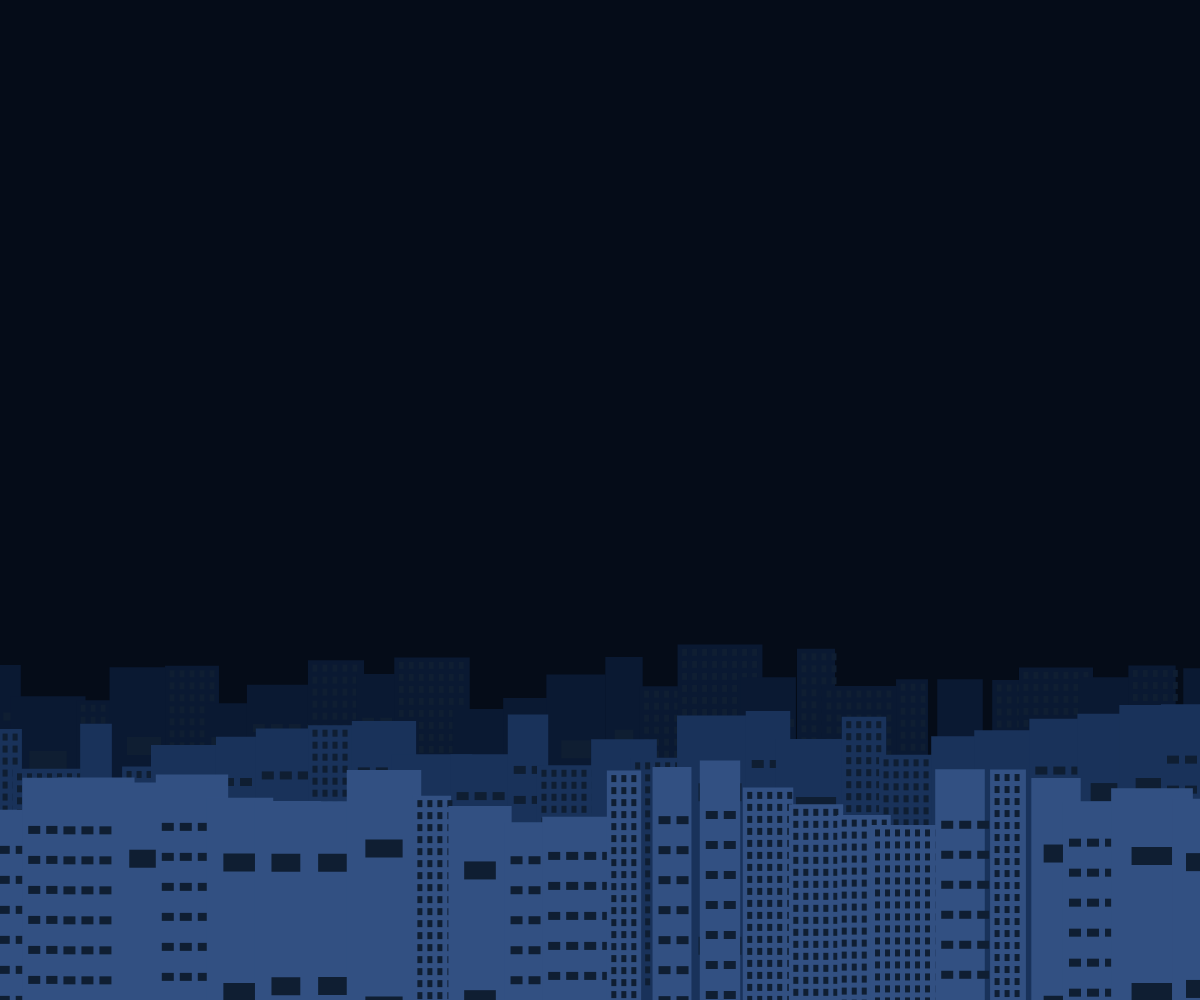
Frame 1 (no input)
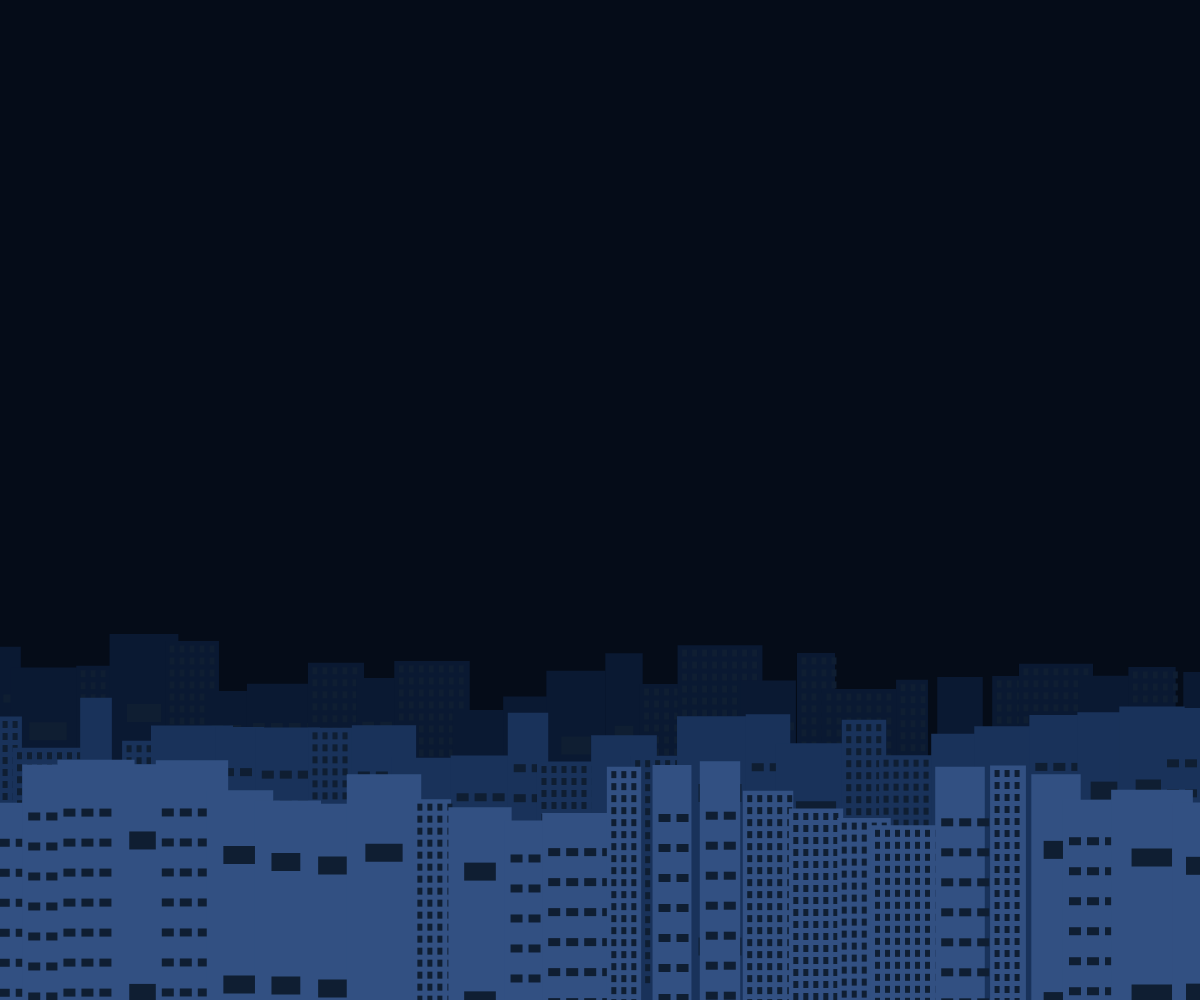
Frame 60 (no input)
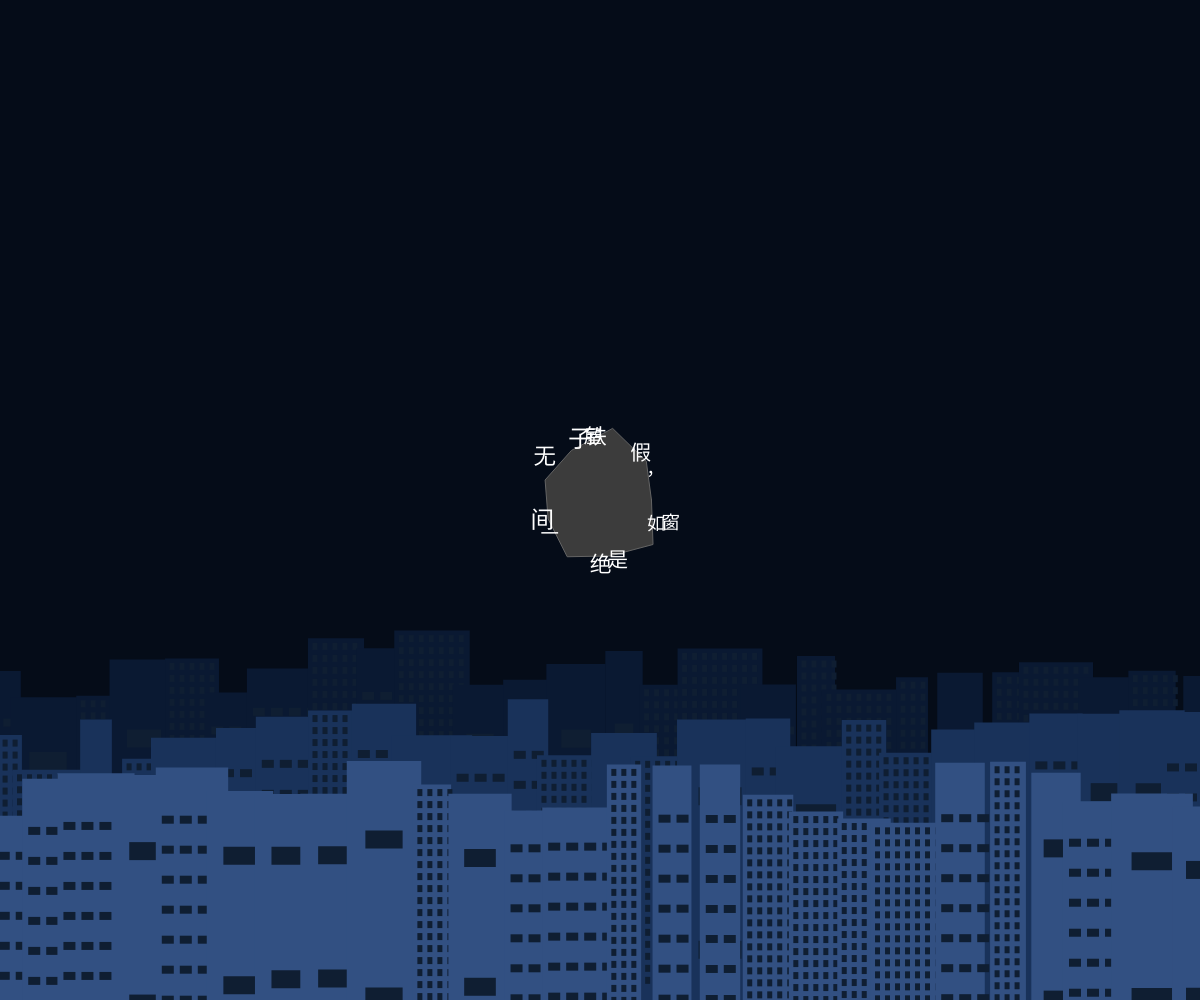
Frame 120 (the mouse pressed at the canvas centre since frame 60)

The p5.js sketch that drew these frames (run headless with seeded random() and noise() and a simulated clock; from frame 60 on, the mouse is pressed at the canvas centre):

// p5.js sketch
// ── sketch.js
// ===============================
// 一、全局状态与数据容器
// 管理场景中的主要对象：建筑层、石头、涟漪、文字
// ===============================
let layers = [[], [], []];   // 三层背景建筑
let stones = [];             // 已释放的石头
let ripples = [];            // 水面扩散的涟漪
let floatingWords = [];      // 浮在水面上排版后的文字
let FRAME = 0;   // ← 新增：手动帧计数器

// 鲁迅文本（作为被“抛掷”的思想内容）
let luXunText =
  "假如一间铁屋子，是绝无窗户而万难破毁的，里面有许多熟睡的人，不久都要闷死了；然而现在还没有觉醒的可能。你大嚷起来，惊起了较为清醒的几个人，使这不幸的少数者来受无可挽救的临终苦楚。你倒以为对得起他们么？然而几个人既然起来，你不能说决没有毁坏这铁屋的希望。你要知道，铁屋子是可以打破的。假如有一个人，能够在屋外用力地敲打铁屋子，虽然他不能立刻把它打破，然而总有一天，他的力量会使铁屋子震动得支离破碎的。有时候仍不免呐喊几声，聊以慰藉那在寂寞里奔驰的猛士，使他不惮于前驱。我便觉得医学并非一件紧要事，凡是愚弱的国民，即使体格如何健全，如何茁壮，也只能做毫无意义的示众的材料和看客，病死多少是不必以为不幸的。说到希望，却是不能抹杀的，因为希望是在于将来，决不能以我之必无的证明，来折服了他之所谓可有。";

// 当前正在蓄力的石头
let chargingStone = null;

// 全局文字索引（保证文字顺序不重复）
let globalTextIndex = 0;

// 海平面基础高度
const SEA_BASE_Y = 180;


// ===============================
// 二、文字排版与时间控制参数
// 控制水面文字的排列、停留时间和淡入淡出
// ===============================
const CHAR_SPACING = 30;
const LINE_HEIGHT = 45;
const MARGIN_X = 80;

const DISPLAY_DURATION = 10000; // 文字在水面停留 10 秒
const FADE_TIME = 1000;         // 前后各 1 秒淡入淡出


// ===============================
// 九、Building & Ripple 类
// 环境系统：城市背景 + 水波反馈
// ===============================
class Building {
  constructor(x, layerIndex) {
    this.baseX = x;
    this.type = random(["office", "home", "school"]);
    this.w = random(30, 86);
    this.h = random(220, 340);
    this.glowIntensity = 0;
    this.y = 0;
  }

  update(l, ripples, stones) {
    let t = FRAME * 0.02;

    // 1. 浪头推进（向岸）
    let waveSpeed = 0.6;
    let waveLength = 420;
    let waveFront =
      (t * waveSpeed * waveLength) % (width + waveLength) - waveLength;

    let dToFront = this.baseX - waveFront;

    // 2. 拍岸浪
    let shoreWave = 0;
    if (dToFront > 0 && dToFront < waveLength) {
      let p = dToFront / waveLength;
      let crest = sin(p * PI);
      let impact = pow(crest, 1.6);
      let shoreBoost = map(l, 0, 2, 1.2, 0.6);
      shoreWave = impact * 28 * shoreBoost;
    }

    // 3. 退潮回落
    let retreat = sin(t * 0.6 + this.baseX * 0.015) * 6;

    // 4. 石头涟漪（保留原逻辑）
    let rippleShift = 0;
    this.glowIntensity = 0;

    for (let r of ripples) {
      let d = abs(this.baseX - r.x);
      let distToWave = abs(d - r.r);
      if (distToWave < 120) {
        let weight = map(distToWave, 0, 120, 1, 0);
        rippleShift +=
          sin(distToWave * 0.1 - PI / 2) *
          r.strength *
          weight;
        this.glowIntensity +=
          weight * (r.strength / 100) * 255;
      }
    }

    this.y =
      height -
      SEA_BASE_Y +
      l * 55 -
      shoreWave +
      retreat +
      rippleShift;
  }


  display(col) {
    push();
    translate(this.baseX, this.y);
    noStroke();
    fill(col);
    rect(0, 0, this.w, this.h);

    let g = constrain(this.glowIntensity, 10, 255);
    if (g > 30) {
      drawingContext.shadowBlur = g / 12;
      drawingContext.shadowColor = `rgba(255,255,180,${g / 255})`;
      fill(255, 255, 200, g);
    } else {
      fill(15, 30, 50);
    }

    if (this.type === "office") {
      for (let i = -this.w / 2 + 7; i < this.w / 2; i += 10)
        for (let j = -this.h / 2 + 8; j < this.h / 2; j += 12)
          rect(i, j, 5, 7);
    } else if (this.type === "home") {
      rect(0, -this.h / 4, this.w / 2, 18);
      rect(0, this.h / 4, this.w / 2, 18);
    } else if (this.type === "school") {
      for (let j = -this.h / 3; j <= this.h / 3; j += 30)
        for (let i = -this.w / 2 + 12; i < this.w / 2; i += 18)
          rect(i, j, 12, 8);
    }
    pop();
  }
}

class Ripple {
  constructor(x, size) {
    this.x = x;
    this.r = 0;
    this.maxR = width * 1.5;
    this.strength = map(size, 15, 80, 20, 100);
    this.speed = 2.8;
  }
  update() {
    this.r += this.speed;
    this.strength *= 0.99;
  }
  finished() {
    return this.strength < 0.2 || this.r > this.maxR;
  }
}

// 三、初始化场景
// 创建画布并生成三层建筑
// ===============================
function setup() {
  createCanvas(windowWidth, windowHeight);
  rectMode(CENTER);
  textAlign(CENTER, CENTER);
  textFont("serif");

  // 初始化三层建筑背景
  for (let l = 0; l < 3; l++) {
    let count = 25;
    let spacing = width / count;
    for (let i = 0; i < count + 5; i++) {
      layers[l].push(new Building(i * spacing, l));
    }
  }
}


// ===============================
// 四、主循环 draw()
// 控制所有动态元素的更新与绘制顺序
// ===============================
function draw() {
  FRAME++;                 // ← 新增这一行
  background(5, 12, 24);


  // 1. 更新并清理水面涟漪
  for (let i = ripples.length - 1; i >= 0; i--) {
    ripples[i].update();
    if (ripples[i].finished()) ripples.splice(i, 1);
  }

  // 2. 绘制并更新三层建筑（受涟漪影响）
  let layerColors = [color(10, 25, 50), color(25, 50, 90), color(50, 80, 130)];
  for (let l = 0; l < 3; l++) {
    for (let b of layers[l]) {
      b.update(l, ripples, stones);
      b.display(layerColors[l]);
    }
  }

  // 3. 鼠标按住时：蓄力生成石头并吸附文字
  if (mouseIsPressed) {
    if (!chargingStone) chargingStone = new Stone(mouseX, mouseY);
    chargingStone.grow();
    chargingStone.update();
    chargingStone.display();
  }

  // 4. 更新已释放的石头（下落、入水、触发涟漪）
  for (let i = stones.length - 1; i >= 0; i--) {
    stones[i].update();
    stones[i].display();

    let surfaceY = getSeaSurfaceY(stones[i].pos.x);

    // 石头首次触水
    if (!stones[i].hitWater && stones[i].pos.y > surfaceY) {
      stones[i].hitWater = true;

      // 生成涟漪
      ripples.push(new Ripple(stones[i].pos.x, stones[i].size));

      // 将文字转移到水面排版系统
      for (let w of stones[i].words) {
        w.initFloating(surfaceY);
        floatingWords.push(w);
      }
      stones[i].words = [];
    }

    if (stones[i].isOffScreen()) stones.splice(i, 1);
  }

  // 5. 更新水面排版文字（位置 + 淡入淡出 + 生命周期）
  for (let i = floatingWords.length - 1; i >= 0; i--) {
    floatingWords[i].updateFloating();
    floatingWords[i].display();

    if (floatingWords[i].isDead()) {
      floatingWords.splice(i, 1);
    }
  }
}


// ===============================
// 五、交互控制
// 鼠标释放时正式抛出石头
// ===============================
function mouseReleased() {
  if (chargingStone) {
    chargingStone.release();
    stones.push(chargingStone);
    chargingStone = null;
  }
}


// ===============================
// 六、辅助函数
// 根据 x 坐标获取当前海面高度
// ===============================
function getSeaSurfaceY(x) {
  let nearest = null;
  let minDist = Infinity;
  for (let b of layers[0]) {
    let d = abs(b.baseX - x);
    if (d < minDist) {
      minDist = d;
      nearest = b;
    }
  }
  return nearest ? nearest.y - nearest.h / 2 - 20 : height - SEA_BASE_Y;
}


// ===============================
// 七、Word 类
// 单个文字：围绕石头旋转 → 入水 → 水面排版 → 消失
// ===============================
class Word {
  constructor(char, stoneSize, orderIndex) {
    this.char = char;
    this.orderIndex = orderIndex;

    this.angle = random(TWO_PI);
    this.dist = stoneSize * 1.2;
    this.rotSpeed = random(0.04, 0.1);

    this.textSize = random(18, 24);
    this.pos = createVector(0, 0);

    this.isFloating = false;
    this.targetPos = createVector(0, 0);
    this.lerpProgress = 0;
    this.noiseOffset = random(1000);

    this.startTime = 0;
    this.alpha = 0;
  }

  // 跟随石头旋转
  updateWithStone(stonePos, stoneSize) {
    this.angle += this.rotSpeed;
    this.dist = lerp(this.dist, stoneSize * 1.1, 0.1);
    this.pos.x = stonePos.x + cos(this.angle) * this.dist;
    this.pos.y = stonePos.y + sin(this.angle) * this.dist;
  }

  // 入水后计算排版目标位置
  initFloating(surfaceY) {
    this.isFloating = true;
    this.startTime = millis();
    this.lerpProgress = 0;

    let availableWidth = width - MARGIN_X * 2;
    let charsPerLine = floor(availableWidth / CHAR_SPACING);

    let col = this.orderIndex % charsPerLine;
    let row = floor(this.orderIndex / charsPerLine);

    this.targetPos.x = MARGIN_X + col * CHAR_SPACING;
    this.targetPos.y = surfaceY - 50 - row * LINE_HEIGHT;
  }

  // 水面状态更新（移动 + 透明度）
  updateFloating() {
    let elapsed = millis() - this.startTime;

    if (elapsed < FADE_TIME) {
      this.alpha = map(elapsed, 0, FADE_TIME, 0, 255);
    } else if (elapsed > DISPLAY_DURATION - FADE_TIME) {
      this.alpha = map(elapsed, DISPLAY_DURATION - FADE_TIME, DISPLAY_DURATION, 255, 0);
    } else {
      this.alpha = 255;
    }

    if (this.lerpProgress < 1.0) this.lerpProgress += 0.015;

    let moveX = lerp(this.pos.x, this.targetPos.x, this.lerpProgress);
    let moveY = lerp(this.pos.y, this.targetPos.y, this.lerpProgress);

    this.pos.x = moveX + cos(FRAME * 0.02 + this.noiseOffset) * 2;
    this.pos.y = moveY + sin(FRAME * 0.03 + this.noiseOffset) * 4;

  }

  isDead() {
    return millis() - this.startTime > DISPLAY_DURATION;
  }

  display() {
    push();
    let glow = map(this.alpha, 0, 255, 0, 15);
    drawingContext.shadowBlur = glow;
    drawingContext.shadowColor = "rgba(255,255,255," + this.alpha / 255 + ")";
    fill(255, this.alpha);
    noStroke();
    textSize(this.textSize);
    text(this.char, this.pos.x, this.pos.y);
    pop();
  }
}


// ===============================
// 八、Stone 类
// 思想的“载体”：蓄力生成、下落、触水、释放文字
// ===============================
class Stone {
  constructor(x, y) {
    this.pos = createVector(x, y);
    this.vel = createVector(0, 0);
    this.acc = createVector(0, 0.25);

    this.size = 15;
    this.released = false;
    this.hitWater = false;

    this.words = [];
    this.verts = [];

    let vCount = floor(random(5, 10));
    for (let i = 0; i < vCount; i++) {
      let ang = (TWO_PI / vCount) * i;
      let r = random(0.8, 1.2);
      this.verts.push(createVector(cos(ang) * r, sin(ang) * r));
    }
  }

  // 蓄力增长并吸附文字
  grow() {
    this.size = constrain(this.size + 0.8, 15, 80);
    this.pos.set(mouseX, mouseY);

    if (FRAME % 5 === 0 && globalTextIndex < luXunText.length) {
      let char = luXunText.charAt(globalTextIndex);
      this.words.push(new Word(char, this.size, globalTextIndex));
      globalTextIndex++;
    }
  }

  release() {
    this.released = true;
    this.vel.y = 1;
  }

  update() {
    if (this.released) {
      this.vel.add(this.acc);
      this.pos.add(this.vel);
    }
    for (let w of this.words) {
      w.updateWithStone(this.pos, this.size);
    }
  }

  display() {
    push();
    translate(this.pos.x, this.pos.y);
    fill(60);
    stroke(100);
    beginShape();
    for (let v of this.verts) vertex(v.x * this.size, v.y * this.size);
    endShape(CLOSE);
    pop();

    // 未入水的文字直接跟随显示
    for (let w of this.words) {
      fill(255);
      textSize(w.textSize);
      text(w.char, w.pos.x, w.pos.y);
    }
  }

  isOffScreen() {
    return this.pos.y > height + 200;
  }
}


// ===============================


// ===============================
// 十、窗口适配
// ===============================
function windowResized() {
  resizeCanvas(windowWidth, windowHeight);
}
